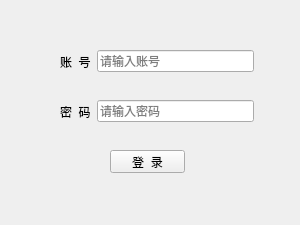
<?xml version="1.0" encoding="UTF-8"?>
<ui version="4.0">
 <class>Form</class>
 <widget class="QWidget" name="Form">
  <property name="geometry">
   <rect>
    <x>0</x>
    <y>0</y>
    <width>300</width>
    <height>225</height>
   </rect>
  </property>
  <property name="windowTitle">
   <string>登录</string>
  </property>
  <widget class="QWidget" name="layoutWidget_2">
   <property name="geometry">
    <rect>
     <x>60</x>
     <y>50</y>
     <width>194</width>
     <height>23</height>
    </rect>
   </property>
   <layout class="QHBoxLayout" name="horizontalLayout">
    <item>
     <widget class="QLabel" name="label">
      <property name="text">
       <string>账  号</string>
      </property>
     </widget>
    </item>
    <item>
     <widget class="QLineEdit" name="lineEdit">
      <property name="text">
       <string/>
      </property>
      <property name="placeholderText">
       <string>请输入账号</string>
      </property>
     </widget>
    </item>
   </layout>
  </widget>
  <widget class="QWidget" name="layoutWidget">
   <property name="geometry">
    <rect>
     <x>60</x>
     <y>100</y>
     <width>194</width>
     <height>23</height>
    </rect>
   </property>
   <layout class="QHBoxLayout" name="horizontalLayout_2">
    <item>
     <widget class="QLabel" name="label_2">
      <property name="text">
       <string>密  码</string>
      </property>
     </widget>
    </item>
    <item>
     <widget class="QLineEdit" name="lineEdit_2">
      <property name="echoMode">
       <enum>QLineEdit::Normal</enum>
      </property>
      <property name="placeholderText">
       <string>请输入密码</string>
      </property>
     </widget>
    </item>
   </layout>
  </widget>
  <widget class="QPushButton" name="pushButton">
   <property name="geometry">
    <rect>
     <x>110</x>
     <y>150</y>
     <width>75</width>
     <height>23</height>
    </rect>
   </property>
   <property name="layoutDirection">
    <enum>Qt::LeftToRight</enum>
   </property>
   <property name="text">
    <string>登  录</string>
   </property>
  </widget>
 </widget>
 <resources/>
 <connections/>
</ui>
